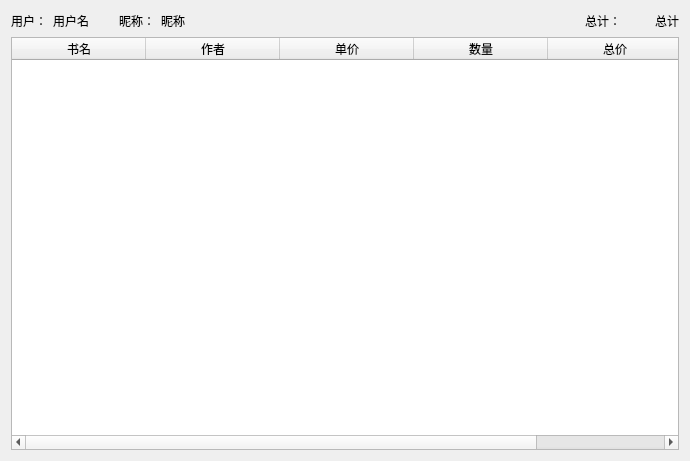
<?xml version="1.0" encoding="UTF-8"?>
<ui version="4.0">
 <class>view_cart_order</class>
 <widget class="QWidget" name="view_cart_order">
  <property name="geometry">
   <rect>
    <x>0</x>
    <y>0</y>
    <width>690</width>
    <height>461</height>
   </rect>
  </property>
  <property name="windowTitle">
   <string>购物信息</string>
  </property>
  <layout class="QGridLayout" name="gridLayout" columnstretch="0,0,0,0,0,0,1,0">
   <item row="0" column="0">
    <widget class="QLabel" name="label">
     <property name="text">
      <string>用户：</string>
     </property>
    </widget>
   </item>
   <item row="0" column="1">
    <widget class="QLabel" name="label_account">
     <property name="text">
      <string>用户名</string>
     </property>
    </widget>
   </item>
   <item row="0" column="2">
    <spacer name="horizontalSpacer_2">
     <property name="orientation">
      <enum>Qt::Horizontal</enum>
     </property>
     <property name="sizeHint" stdset="0">
      <size>
       <width>18</width>
       <height>20</height>
      </size>
     </property>
    </spacer>
   </item>
   <item row="0" column="3">
    <widget class="QLabel" name="label_3">
     <property name="text">
      <string>昵称：</string>
     </property>
    </widget>
   </item>
   <item row="0" column="4">
    <widget class="QLabel" name="label_nickname">
     <property name="text">
      <string>昵称</string>
     </property>
    </widget>
   </item>
   <item row="0" column="5">
    <spacer name="horizontalSpacer">
     <property name="orientation">
      <enum>Qt::Horizontal</enum>
     </property>
     <property name="sizeHint" stdset="0">
      <size>
       <width>388</width>
       <height>20</height>
      </size>
     </property>
    </spacer>
   </item>
   <item row="0" column="6">
    <widget class="QLabel" name="label_5">
     <property name="text">
      <string>总计：</string>
     </property>
    </widget>
   </item>
   <item row="0" column="7">
    <widget class="QLabel" name="label_total">
     <property name="text">
      <string>总计</string>
     </property>
    </widget>
   </item>
   <item row="1" column="0" colspan="8">
    <widget class="QTableWidget" name="tableWidget">
     <attribute name="horizontalHeaderDefaultSectionSize">
      <number>134</number>
     </attribute>
     <column>
      <property name="text">
       <string>书名</string>
      </property>
     </column>
     <column>
      <property name="text">
       <string>作者</string>
      </property>
     </column>
     <column>
      <property name="text">
       <string>单价</string>
      </property>
     </column>
     <column>
      <property name="text">
       <string>数量</string>
      </property>
     </column>
     <column>
      <property name="text">
       <string>总价</string>
      </property>
     </column>
    </widget>
   </item>
  </layout>
 </widget>
 <resources/>
 <connections/>
</ui>
